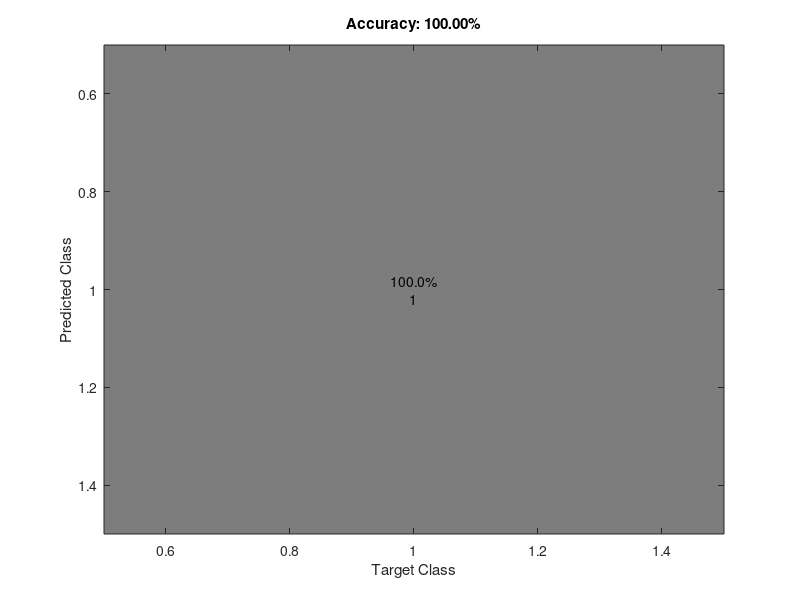

Source code (MATLAB): (Note: this script raises an error after producing the figure.)
function plotConfMat(varargin)
%PLOTCONFMAT plots the confusion matrix with colorscale, absolute numbers
%   and precision normalized percentages
%
%   usage: 
%   PLOTCONFMAT(confmat) plots the confmat with integers 1 to n as class labels
%   PLOTCONFMAT(confmat, labels) plots the confmat with the specified labels
%
%   Vahe Tshitoyan
%   20/08/2017
%
%   Arguments
%   confmat:            a square confusion matrix
%   labels (optional):  vector of class labels

% number of arguments
switch (nargin)
    case 0
       confmat = 1;
       labels = {'1'};
    case 1
       confmat = varargin{1};
       labels = 1:size(confmat, 1);
    otherwise
       confmat = varargin{1};
       labels = varargin{2};
end

confmat(isnan(confmat))=0; % in case there are NaN elements
numlabels = size(confmat, 1); % number of labels

% calculate the percentage accuracies
confpercent = 100*confmat./repmat(sum(confmat, 1),numlabels,1);

% plotting the colors
imagesc(confpercent);
title(sprintf('Accuracy: %.2f%%', 100*trace(confmat)/sum(confmat(:))));
ylabel('Predicted Class'); xlabel('Target Class');

% set the colormap
colormap(flipud(gray));

% Create strings from the matrix values and remove spaces
textStrings = num2str([confpercent(:), confmat(:)], '%.1f%%\n%d\n');
textStrings = strtrim(cellstr(textStrings));

% Create x and y coordinates for the strings and plot them
[x,y] = meshgrid(1:numlabels);
hStrings = text(x(:),y(:),textStrings(:), ...
    'HorizontalAlignment','center');

% Get the middle value of the color range
midValue = mean(get(gca,'CLim'));

% Choose white or black for the text color of the strings so
% they can be easily seen over the background color
textColors = repmat(confpercent(:) > midValue,1,3);
set(hStrings,{'Color'},num2cell(textColors,2));

% Setting the axis labels
set(gca,'XTick',1:numlabels,...
    'XTickLabel',labels,...
    'YTick',1:numlabels,...
    'YTickLabel',labels,...
    'TickLength',[0 0]);
end